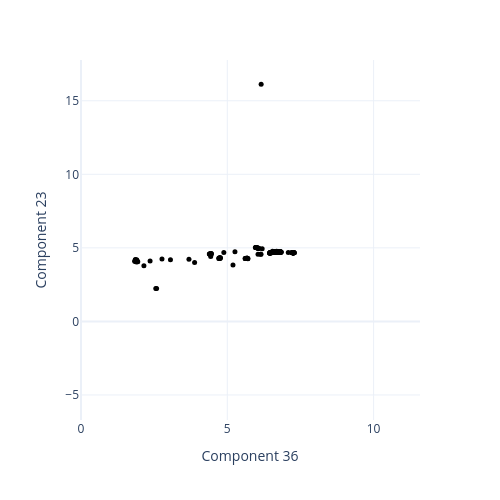

Here is the notebook cell this chart was saved with:
### Code cell
# For thesis:

fig = px.scatter(
    data_frame = train_df,
    x = dim1,
    y = dim2, 
    color = "KMeans Cluster",
    hover_data = ["taxon_id", "Target", "Media Cluster"],
    opacity = 0 #0.3 #Toggle training points
) 

fig.add_trace(
    go.Scatter(
        x=test_df[dim1], 
        y=test_df[dim2], 
        mode='markers',
        marker=dict(color='black', size=5, opacity=1.0)
    )
)

fig.update_coloraxes(showscale=False)
fig.update_layout(
    template="plotly_white",
    showlegend=False,
    width=500, 
    height=500
)

# Toggle for global/local structure
#fig.update_yaxes(range=[2.25, 4.25])
#fig.update_xaxes(range=[2, 8])

fig.show()

### Figure 1 — Plotly figure (JSON) as saved in the notebook; plotly's stock layout.template omitted (floating-point values rounded to 4 significant figures; data arrays with more than 128 entries replaced by an {"elided": "..."} marker saying what was removed)
{"data": [{"customdata": {"elided": "8464x3 mixed values"}, "hovertemplate": "Component 36=%{x}<br>Component 23=%{y}<br>taxon_id=%{customdata[0]}<br>Target=%{customdata[1]}<br>Media Cluster=%{customdata[2]}<br>KMeans Cluster=%{marker.color}<extra></extra>", "legendgroup": "", "marker": {"color": {"elided": "8464 int values"}, "coloraxis": "coloraxis", "opacity": 0, "symbol": "circle"}, "mode": "markers", "name": "", "showlegend": false, "type": "scattergl", "x": {"elided": "8464 float values"}, "xaxis": "x", "y": {"elided": "8464 float values"}, "yaxis": "y"}, {"marker": {"color": "black", "opacity": 1, "size": 5}, "mode": "markers", "type": "scatter", "x": {"elided": "247 float values"}, "y": {"elided": "247 float values"}}], "layout": {"coloraxis": {"colorbar": {"title": {"text": "KMeans Cluster"}}, "colorscale": [[0, "#0d0887"], [0.1111, "#46039f"], [0.2222, "#7201a8"], [0.3333, "#9c179e"], [0.4444, "#bd3786"], [0.5556, "#d8576b"], [0.6667, "#ed7953"], [0.7778, "#fb9f3a"], [0.8889, "#fdca26"], [1, "#f0f921"]], "showscale": false}, "height": 500, "legend": {"tracegroupgap": 0}, "margin": {"t": 60}, "showlegend": false, "width": 500, "xaxis": {"anchor": "y", "domain": [0, 1], "title": {"text": "Component 36"}}, "yaxis": {"anchor": "x", "domain": [0, 1], "title": {"text": "Component 23"}}}}
